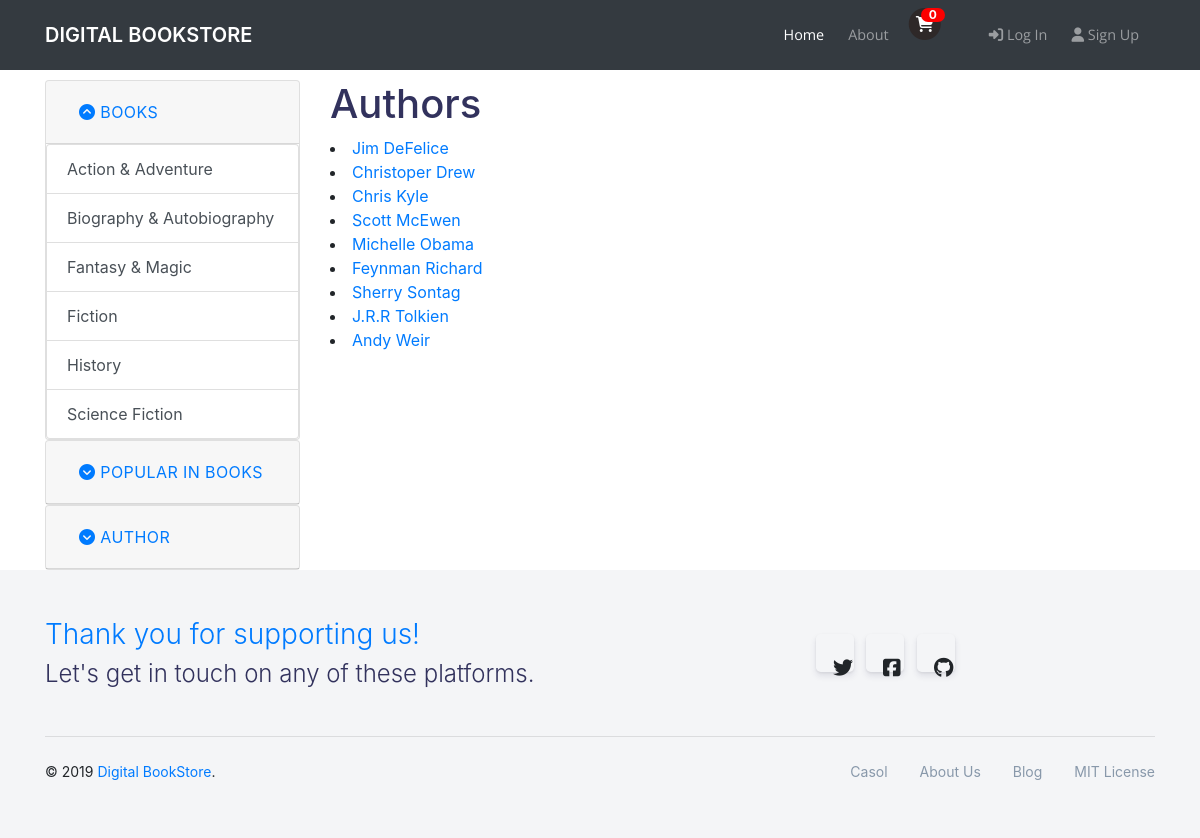
Screenshot of /authors/ with the database file from the repository.
### catalog/models.py (models this page shows)
class Genre(models.Model):
    category = models.CharField(max_length=200, help_text='Enter a book genre')
    slug = models.SlugField(max_length=200, help_text='A slug is a short label, used in URLs')
    class Meta:
        ordering = ['category']
    def __str__(self):
        return self.category

class Author(models.Model):
    first_name = models.CharField(max_length=100)
    last_name = models.CharField(max_length=100)
    date_of_birth = models.DateField(null=True, blank=True)
    date_of_death = models.DateField('Died', null=True, blank=True)
    slug = models.SlugField(blank=False, null=True,
                            help_text='A slug is a short label, used in URLs')
    class Meta:
        ordering = ['last_name', 'first_name']
    def get_absolute_url(self):
        return reverse('catalog:author_detail', args=[str(self.id), self.slug])
    def __str__(self):
        return f'{self.first_name} {self.last_name}'

### catalog/views.py (the view)
# urls.py: path('authors/', views.authors, name='authors'),
def authors(request):
    author_list = Author.objects.all()
    return render(
        request,
        'catalog/author_list.html',
        {
            'author_list': author_list,
        }
    )

### cart/cart.py (called while the page is built)
    def __len__(self):
        return sum(item['quantity'] for item in self.cart.values())

### cart/context_processors.py (called while the page is built)
def cart(request):
    return {'cart': Cart(request)}

### catalog/templatetags/sidebar_tags.py (called while the page is built)
@register.inclusion_tag('catalog/sidebar.html')
def sidebar():
    genres = Genre.objects.all()
    authors = Author.objects.all()
    return {'genres': genres,
            'authors':authors}

### catalog/templates/catalog/author_list.html (shortened to what this page needs)
{% extends "catalog/home.html" %}
{% block content %}
<div class="col-lg-9">
        <h1>Authors</h1>
        {% for author in author_list %}
          <li>
            <a href="{{ author.get_absolute_url }}">{{author}}</a>
          </li>
        {% endfor %}
</div>
{% endblock %}

### catalog/templates/catalog/sidebar.html (shortened to what this page needs)
<div class="col-lg-3">
        <div id="accordion">
            <div class="card">
            <div class="card-header" id="headingOne">
                <h5 class="mb-0">
                <button class="btn btn-link" data-toggle="collapse" data-target="#collapseOne" aria-expanded="true" aria-controls="collapseOne">               <i class="fa" aria-hidden="true"></i>
                    Books
                </button>
                </h5>
            </div>
            <div id="collapseOne" class="collapse show" aria-labelledby="headingOne" data-parent="#accordion">
                    <div class="list-group">
                        {% for genre in genres %}
                        <a href="#" class="list-group-item list-group-item-action">{{genre}}</a>
                        {% endfor %}
                    </div>
            </div>
            </div>
            <div class="card">
            <div class="card-header" id="headingTwo">
                <h5 class="mb-0">
                <button class="btn btn-link collapsed" data-toggle="collapse" data-target="#collapseTwo" aria-expanded="false" aria-controls="collapseTwo">
                    <i class="fa" aria-hidden="true"></i>
                    Popular in Books
                </button>
                </h5>
            </div>
            </div>
            <div class="card">
            <div class="card-header" id="headingThree">
                <h5 class="mb-0">
                <button class="btn btn-link collapsed" data-toggle="collapse" data-target="#collapseThree" aria-expanded="false" aria-controls="collapseThree">
                    <i class="fa" aria-hidden="true"></i>
                    Author
                </button>
                </h5>
            </div>
            </div>
        </div>
</div>

### catalog/static/css/shop-homepage.css (style rules this page uses)
body { padding-top: 56px; }
[data-toggle="collapse"] .fa:before { content: "\f139"; }
[data-toggle="collapse"].collapsed .fa:before { content: "\f13a"; }

### rows the page displays
Genre: category "Action & Adventure"
Genre: category "Biography & Autobiography"
Genre: category "Fantasy & Magic"
Genre: category "Fiction"
Genre: category "History"
Genre: category "Science Fiction"
Author: first_name+last_name "Jim DeFelice"
Author: first_name+last_name "Christoper Drew"
Author: first_name+last_name "Chris Kyle"
Author: first_name+last_name "Scott McEwen"
Author: first_name+last_name "Michelle Obama"
Author: first_name+last_name "Feynman Richard"
Author: first_name+last_name "Sherry Sontag"
Author: first_name+last_name "J.R.R Tolkien"
Author: first_name+last_name "Andy Weir"
